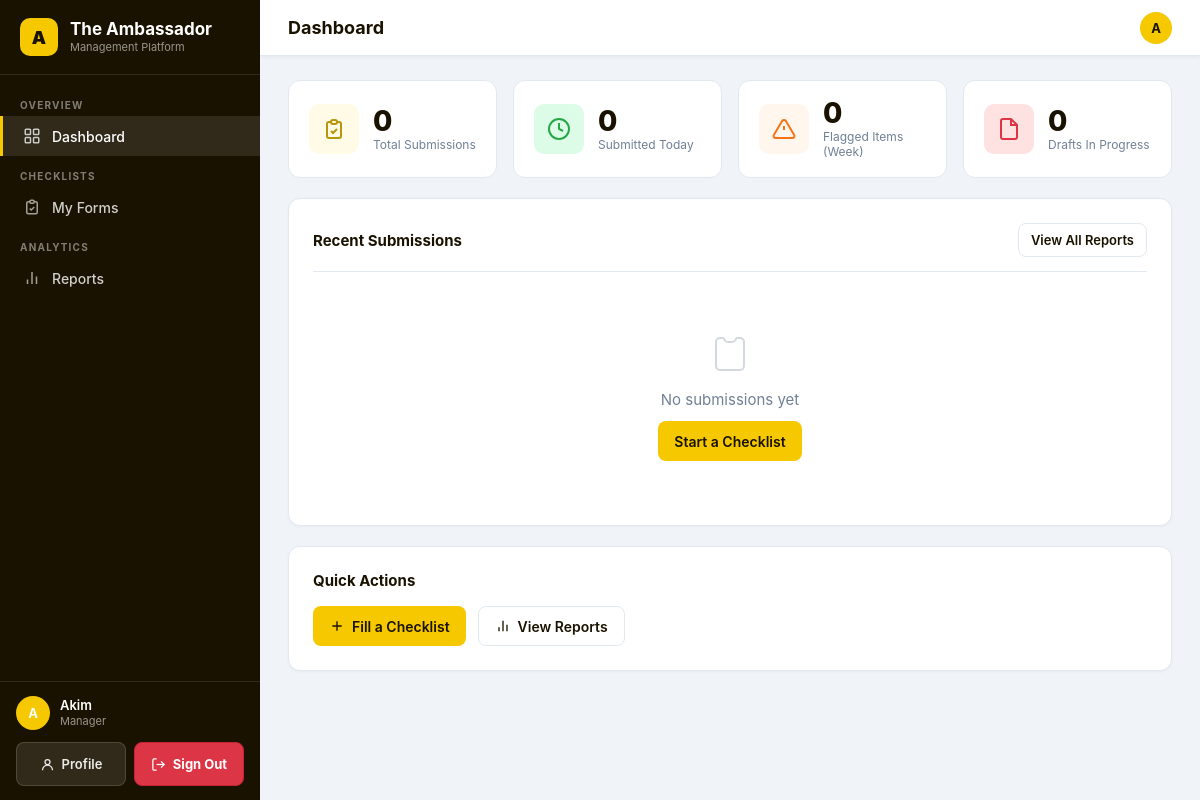
The app's page /dashboard/ (signed in), older data.
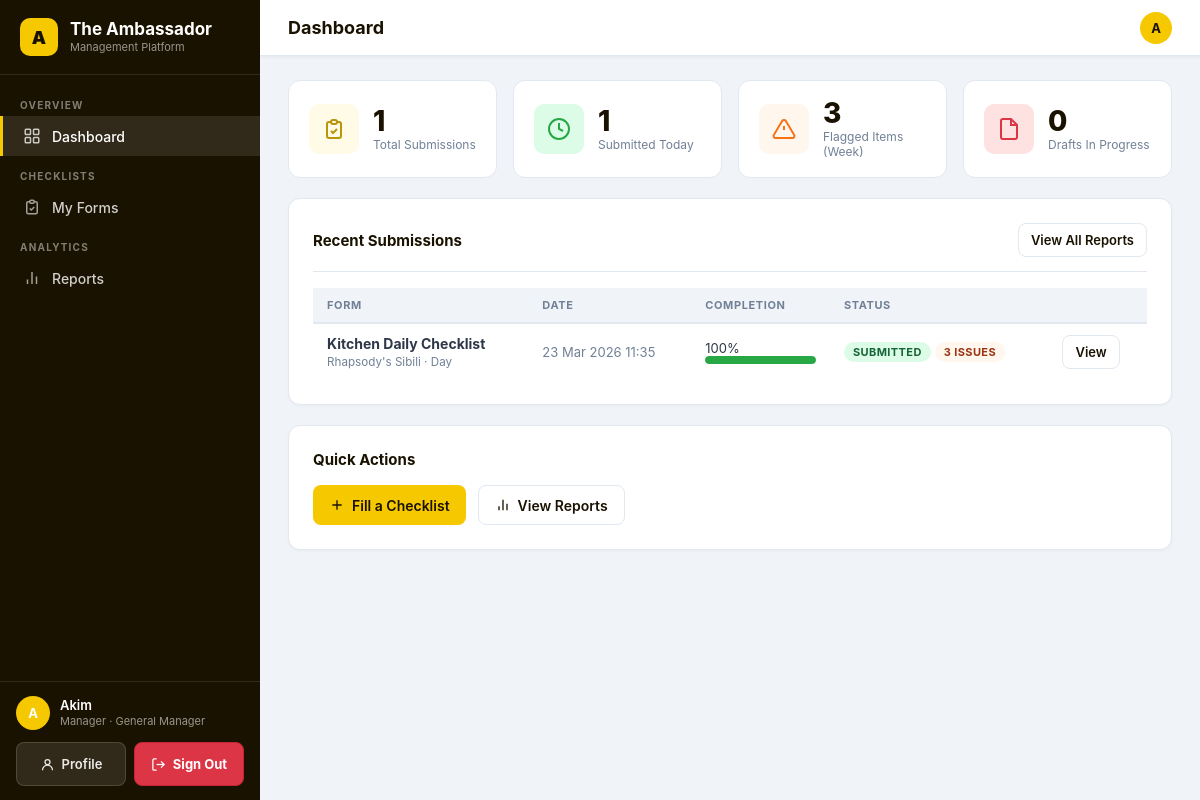
The same page, newer data.
### accounts/models.py (models this page shows, shortened)
class User(AbstractUser):
    custom_role = models.ForeignKey(
        Role, on_delete=models.SET_NULL, null=True, blank=True,
        related_name='users', verbose_name='Role'
    )
    outlet = models.ForeignKey(
        Outlet, on_delete=models.SET_NULL, null=True, blank=True,
        related_name='users', verbose_name='Outlet',
        help_text='Which restaurant this user belongs to'
    )
    department = models.ForeignKey(
        Department, on_delete=models.SET_NULL, null=True, blank=True,
        related_name='users', verbose_name='Department'
    )
    phone  = models.CharField(max_length=20, blank=True)
    avatar = models.ImageField(upload_to='avatars/', blank=True, null=True)
    class Meta:
        verbose_name = 'User'
        verbose_name_plural = 'Users'
    @property
    def role_name(self):
        if self.is_superuser:
            return 'System Admin'
        return self.custom_role.name if self.custom_role else 'No Role'
    @property
    def dept_name(self):
        return self.department.name if self.department else '—'
    @property
    def is_admin(self):
        if self.is_superuser: return True
        return self.custom_role.is_system_admin if self.custom_role else False
    @property
    def can_fill_forms(self):
        if self.is_admin: return True
        return self.custom_role.can_fill_forms if self.custom_role else False
    @property
    def can_view_reports(self):
        if self.is_admin: return True
        return self.custom_role.can_view_reports if self.custom_role else False
    @property
    def can_manage_forms(self):
        if self.is_admin: return True
        return self.custom_role.can_manage_forms if self.custom_role else False
    @property
    def can_manage_users(self):
        if self.is_admin: return True
        return self.custom_role.can_manage_users if self.custom_role else False
    @property
    def can_access_stock(self):
        if self.is_admin: return True
        return self.custom_role.can_access_stock if self.custom_role else False
    @property
    def display_name(self):
        return self.get_full_name() or self.username

class Role(models.Model):
    name        = models.CharField(max_length=60, unique=True)
    description = models.TextField(blank=True)
    can_fill_forms         = models.BooleanField(default=True,  help_text='Can fill in checklists')
    can_view_reports       = models.BooleanField(default=False, help_text='Can view reports')
    can_view_all_reports   = models.BooleanField(default=False, help_text='Can view all departments reports')
    can_manage_forms       = models.BooleanField(default=False, help_text='Can build/edit form templates')
    can_manage_users       = models.BooleanField(default=False, help_text='Can create/edit users')
    can_delete_submissions = models.BooleanField(default=False, help_text='Can delete submissions')
    can_access_stock       = models.BooleanField(default=False, help_text='Can view and manage stock')
    can_manage_stock       = models.BooleanField(default=False, help_text='Can add/edit stock items')
    is_system_admin        = models.BooleanField(default=False, help_text='Full system access — sees all outlets')
    created_at = models.DateTimeField(auto_now_add=True)
    class Meta:
        ordering = ['name']

class Department(models.Model):
    DEPT_ICONS = {
        'director':        '👔',
        'general_manager': '🏢',
        'front_of_house':  '🛎️',
        'bar':             '🍺',
        'waiters':         '🍽️',
        'floor_manager':   '📋',
        'bar_manager':     '🍹',
        'back_of_house':   '🍳',
        'kitchen_manager': '👨‍🍳',
        'stock_controller':'📦',
        'head_chef':       '🧑‍🍳',
        'coordinator':     '📌',
        'red_section':     '🔴',
        'yellow_section':  '🟡',
        'green_section':   '🟢',
        'blue_section':    '🔵',
        'white_section':   '⚪',
        'prep_section':    '🔪',
        'sushi_bar':       '🍣',
        'maintenance':     '🔧',
        'scullery':        '🧽',
        'general_cleaner': '🧹',
        'cleaning':        '🫧',
        'marketing':       '📣',
        'finance':         '💰',
    }
    outlet      = models.ForeignKey(
        Outlet, on_delete=models.CASCADE, null=True, blank=True,
        related_name='departments', verbose_name='Outlet',
        help_text='Which outlet this department belongs to'
    )
    name        = models.CharField(max_length=100)
    code        = models.CharField(max_length=50)
    parent      = models.ForeignKey(
        'self', on_delete=models.SET_NULL, null=True, blank=True,
        related_name='children', verbose_name='Parent Department'
    )
    description = models.TextField(blank=True)
    is_active   = models.BooleanField(default=True)
    order       = models.PositiveIntegerField(default=0)
    class Meta:
        ordering = ['order', 'name']
        unique_together = [['outlet', 'name']]

class Outlet(models.Model):
    name        = models.CharField(max_length=100, unique=True)
    code        = models.CharField(max_length=20, unique=True)
    address     = models.TextField(blank=True)
    phone       = models.CharField(max_length=30, blank=True)
    email       = models.EmailField(blank=True)
    is_active   = models.BooleanField(default=True)
    order       = models.PositiveIntegerField(default=0)
    OUTLET_ICONS = {
        'sibili':      '🏠',
        'phakalane':   '🌿',
        'seventy_nine':'🔢',
    }
    class Meta:
        ordering = ['order', 'name']

### forms_builder/models.py (models this page shows, shortened)
class FormSubmission(models.Model):
    STATUS_DRAFT = 'draft'
    STATUS_SUBMITTED = 'submitted'
    STATUS_CHOICES = [
        (STATUS_DRAFT, 'Draft'),
        (STATUS_SUBMITTED, 'Submitted'),
    ]
    form = models.ForeignKey(FormTemplate, on_delete=models.PROTECT, related_name='submissions')
    submitted_by = models.ForeignKey(settings.AUTH_USER_MODEL, on_delete=models.PROTECT, related_name='submissions')
    outlet = models.ForeignKey(
        'accounts.Outlet', on_delete=models.SET_NULL, null=True, blank=True,
        related_name='submissions'
    )
    department = models.ForeignKey(
        'accounts.Department', on_delete=models.SET_NULL, null=True, blank=True,
        related_name='submissions'
    )
    shift = models.CharField(max_length=20, choices=[('day', 'Day'), ('night', 'Night'), ('full', 'Full Day')], default='day')
    status = models.CharField(max_length=20, choices=STATUS_CHOICES, default=STATUS_DRAFT)
    submitted_at = models.DateTimeField(null=True, blank=True)
    created_at = models.DateTimeField(auto_now_add=True)
    notes = models.TextField(blank=True, help_text='Overall notes for this submission')
    total_items = models.PositiveIntegerField(default=0)
    completed_items = models.PositiveIntegerField(default=0)
    no_responses = models.PositiveIntegerField(default=0)
    class Meta:
        ordering = ['-created_at']
        verbose_name = 'Form Submission'
    @property
    def completion_percentage(self):
        if self.total_items == 0:
            return 0
        return round((self.completed_items / self.total_items) * 100)

class FormTemplate(models.Model):
    CATEGORY_CHOICES = [
        ('opening', 'Opening Duties'),
        ('foh', 'Front of House'),
        ('bar', 'Bar'),
        ('kitchen', 'Kitchen'),
        ('closing', 'Closing Procedure'),
        ('cleaning', 'Cleaning & Maintenance'),
        ('meetings', 'Meetings'),
        ('other', 'Other'),
    ]
    name        = models.CharField(max_length=200)
    description = models.TextField(blank=True)
    category    = models.CharField(max_length=30, choices=CATEGORY_CHOICES, default='other')
    outlet      = models.ForeignKey(
        'accounts.Outlet', on_delete=models.SET_NULL, null=True, blank=True,
        related_name='form_templates', verbose_name='Outlet',
        help_text='Which restaurant this form belongs to (blank = all outlets)'
    )
    department  = models.ForeignKey(
        'accounts.Department', on_delete=models.SET_NULL, null=True, blank=True,
        related_name='forms', verbose_name='Department',
        help_text='Which department this checklist belongs to'
    )
    is_active   = models.BooleanField(default=True)
    created_by  = models.ForeignKey(settings.AUTH_USER_MODEL, on_delete=models.SET_NULL, null=True, related_name='created_forms')
    created_at  = models.DateTimeField(auto_now_add=True)
    updated_at  = models.DateTimeField(auto_now=True)
    assigned_users      = models.ManyToManyField(settings.AUTH_USER_MODEL, blank=True, related_name='assigned_forms')
    all_managers_access = models.BooleanField(default=True)
    class Meta:
        ordering = ['category', 'name']
        verbose_name = 'Form Template'

### dashboard/views.py (the view)
# urls.py: path('',                                          views.home,                  name='home'),
@login_required
def home(request):
    if request.user.is_admin:
        return outlet_overview(request)
    else:
        return staff_home(request)

### templates/dashboard/home.html (shortened to what the changed rows need)
{% extends 'base.html' %}
{% block content %}
<div class="stats-grid">
  <div class="stat-card">
    <div>
      <div class="stat-value">{{ total_submissions }}</div>
      <div class="stat-label">Total Submissions</div>
    </div>
  </div>
  <div class="stat-card">
    <div>
      <div class="stat-value">{{ today_submissions }}</div>
      <div class="stat-label">Submitted Today</div>
    </div>
  </div>
  <div class="stat-card">
    <div>
      <div class="stat-value">{{ flagged_count }}</div>
      <div class="stat-label">Flagged Items (Week)</div>
    </div>
  </div>
</div>
<div class="grid grid-2">
  <div class="card" style="grid-column: {% if user.is_admin %}1{% else %}1 / -1{% endif %};">
    {% if recent_submissions %}
    <table class="table">
      <thead>
        <tr>
          <th>Form</th>
          <th>Date</th>
          <th>Completion</th>
          <th>Status</th>
          <th></th>
        </tr>
      </thead>
      <tbody>
        {% for sub in recent_submissions %}
        <tr>
          <td><strong>{{ sub.form.name }}</strong><br><small class="text-muted">{{ sub.outlet.name|default:"—" }} · {{ sub.get_shift_display }}</small></td>
          <td class="text-sm text-muted">{{ sub.created_at|date:"d M Y H:i" }}</td>
          <td style="min-width: 120px;">
            <div class="flex-between mb-1"><span class="text-sm">{{ sub.completion_percentage }}%</span></div>
            <div class="progress">
              <div class="progress-bar {% if sub.completion_percentage == 100 %}success{% elif sub.completion_percentage < 50 %}danger{% endif %}" style="width:{{ sub.completion_percentage }}%"></div>
            </div>
          </td>
          <td>
            {% if sub.status == 'submitted' %}
              <span class="badge badge-success">Submitted</span>
            {% else %}
              <span class="badge badge-draft">Draft</span>
            {% endif %}
            {% if sub.no_responses > 0 %}
              <span class="badge badge-warning">{{ sub.no_responses }} Issues</span>
            {% endif %}
          </td>
          <td>
            <a href="{% url 'forms_builder:submission_detail' sub.pk %}" class="btn btn-outline btn-sm">View</a>
          </td>
        </tr>
        {% endfor %}
      </tbody>
    </table>
    {% else %}
    <div class="empty-state">
      <svg width="48" height="48" fill="none" stroke="currentColor" stroke-width="1" viewBox="0 0 24 24"><path d="M9 5H7a2 2 0 0 0-2 2v12a2 2 0 0 0 2 2h10a2 2 0 0 0 2-2V7a2 2 0 0 0-2-2h-2M9 5a2 2 0 0 0 2 2h2a2 2 0 0 0 2-2"/></svg>
      <p>No submissions yet</p>
      <a href="{% url 'forms_builder:my_forms' %}" class="btn btn-primary" style="margin-top:12px;">Start a Checklist</a>
    </div>
    {% endif %}
  </div>
</div>
{% endblock %}

### templates/base.html (shortened to what the changed rows need)
<!DOCTYPE html>
<html lang="en">
<head>
</head>
<body>
<div class="app-layout">
  <aside class="sidebar" id="sidebar">
    <div class="sidebar-brand">
      <div>
        <h1>The Ambassador</h1>
      </div>
    </div>
    <div class="sidebar-footer">
      <div style="display:flex; align-items:center; gap:10px; margin-bottom:12px;">
        <div class="user-avatar-sm">{{ user.display_name|first|upper }}</div>
        <div class="user-info" style="flex:1; min-width:0;">
          <div class="uname" style="overflow:hidden; text-overflow:ellipsis; white-space:nowrap;">{{ user.display_name }}</div>
          <div class="urole">{{ user.role_name }}{% if user.department %} · {{ user.dept_name }}{% endif %}</div>
        </div>
      </div>
    </div>
  </aside>
  <div class="main-wrap">
    <header class="topbar">
      <div class="topbar-right">
        <a href="{% url 'accounts:profile' %}" class="topbar-avatar" title="{{ user.display_name }}">{{ user.display_name|first|upper }}</a>
      </div>
    </header>
    <main class="page-content">
      {% block content %}{% endblock %}
    </main>
  </div>
</div>
</body>
</html>

Row changes from the older to the newer data that the page shows:
changed User "Akim": dept_name (not shown) → "General Manager"
added FormSubmission: form.name "Kitchen Daily Checklist", outlet.name "Rhapsody's Sibili", shift "Day", created_at "23 Mar 2026 11:35", completion_percentage "100", status "SUBMITTED", no_responses "3"
Text that changed along with them:
{{ total_submissions }}: "0" → "1"
{{ today_submissions }}: "0" → "1"
{{ flagged_count }}: "0" → "3"
text no longer shown: "No submissions yet Start a Checklist"
text now shown: "· FORM DATE COMPLETION STATUS"
